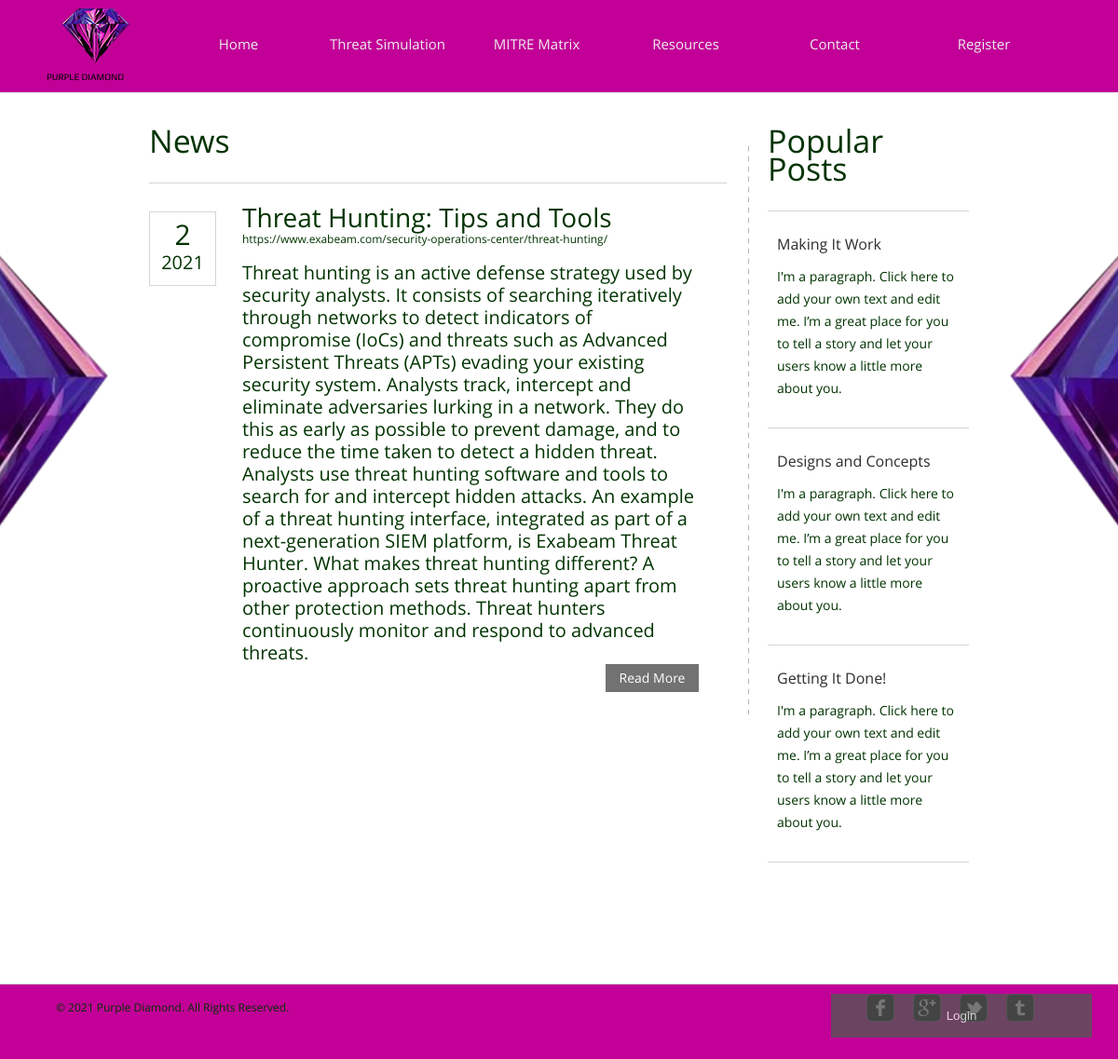
/temp/news, run on the app's committed database.
### temp/models.py (models this page shows, shortened)
class blog(models.Model):
    topic = models.CharField(max_length=1024)
    content = models.TextField()
    reference = models.CharField(max_length=128)
    img = models.ImageField()
    month = models.IntegerField()
    year = models.IntegerField()
    totalread = models.IntegerField()

### temp/views.py (the view)
# urls.py: path("news", views.news, name="news"),
def news(request):
    flag = False
    if not request.user.is_authenticated:
        flag = True
    posts = blog.objects.all()
    return render(request, "temp/news.html", {
        "flag": flag,
        "posts": posts
    })

### temp/templates/temp/news.html
{% extends "temp/layout.html" %}
{% load static %}
{% block body %}
	<div id="contents">
		<div class="main">
			<h1>News</h1>
			<ul class="news">
				{% for post in posts %}
				<li>
					<div class="date">
						<p>
							<span>{{ post.month }}</span>
							{{ post.year }}
						</p>
					</div>
					<h2>{{ post.topic}}<span>{{ post.reference }}</span></h2>
					<p>
						{{ post.content }} <span><a href="{% url 'temp:post_detail' post.pk%}" class="more">Read More</a></span>
					</p>
				</li>
				{% endfor %}
			</ul>
		</div>
		<div class="sidebar">
			<h1>Popular Posts</h1>
			<ul class="posts">
				<li>
					<h4 class="title"><a href="{% url 'temp:post' %}">Making It Work</a></h4>
					<p>
						I'm a paragraph. Click here to add your own text and edit me. I’m a great place for you to tell a story and let your users know a little more about you.
					</p>
				</li>
				<li>
					<h4 class="title"><a href="{% url 'temp:post' %}">Designs and Concepts</a></h4>
					<p>
						I'm a paragraph. Click here to add your own text and edit me. I’m a great place for you to tell a story and let your users know a little more about you.
					</p>
				</li>
				<li>
					<h4 class="title"><a href="{% url 'temp:post' %}">Getting It Done!</a></h4>
					<p>
						I'm a paragraph. Click here to add your own text and edit me. I’m a great place for you to tell a story and let your users know a little more about you.
					</p>
				</li>
			</ul>
		</div>
	</div>
{% endblock %}

### temp/static/temp/style.css (style rules this page uses)
body { background: url("images/backdoubleside.png") no-repeat center center fixed; -webkit-background-size: cover; -moz-background-size: cover; -o-background-size: cover; background-size: cover; border-radius: 50%; font-family: 'OpenSans'; margin: 0; }
.clearfix:after, #contents:after { clear:both; content:""; display:block; height:1%; line-height:0; visibility:hidden; }
#contents { min-height: 510px; width: 880px; margin: 0 auto; padding: 54px 40px; }
h1 { color: #003300; font-size: 34px; font-weight: normal; line-height: 30px; margin: 0 0 30px; }
h2 { color: #003300; font-size: 28px; font-weight: normal; line-height: 24px; margin: 0 0 12px; }
p { color: #003300; font-size: 20px; line-height: 24px; margin: 0 0 30px; }
p a { color: #003300; }
.date { float: left; height: 78px; width: 70px; margin-right: 20px; border: 1px solid #d5d5d5; text-align: center; }
.date p { margin: 12px 0 0; }
.date p span { display: block; font-size: 30px; margin-bottom: 6px; }
.more { background-color: #727272; color: #fff; display: inline-block; font-size: 14px; line-height: 30px; width: 100px; text-align: center; text-decoration: none; }
.main { float: left; background: url("images/divider.png") repeat-y right top; min-height: 100px; width: 620px; padding-right: 24px; }
.main h1, .sidebar h1 { margin: 0 0 12px; position: relative; top: -18px; }
.main h2 span { display: block; font-size: 12px; }
.sidebar { float: left; min-height: 848px; width: 216px; margin-left: 20px; }
.sidebar ul, .news { list-style: none; margin: 0; padding: 0; }
.news li { border-top: 1px solid #d5d5d5; padding: 24px 30px 0 100px; position: relative; }
.news li .date { float: none; position: absolute; left: 0; top: 30px; }
.news li > p span, .post > span { display: block; text-align: right; }
.posts { border-top: 1px solid #d5d5d5; }
.posts li { border-bottom: 1px solid #d5d5d5; padding: 24px 10px 0; }
.posts li p { font-size: 14px; }
.posts li .title { font-size: 16px; font-weight: normal; margin: 0 0 12px; }
.posts li .title a { color: #2c2c2c; font-size: 16px; text-decoration: none; }

### data on the page
blog: month "2", year "2021", topic "Threat Hunting: Tips and Tools", reference "https://www.exabeam.com/security-operations-center/threat-hunting/", content "Threat hunting is an active defense strategy used by security analysts. It consists of searching iteratively through networks to detect indicators of compromise (IoCs) and threats such as Advanced Persistent Threats (APTs) evading your existing security system. Analysts track, intercept and eliminate adversaries lurking in a network. They do this as early as possible to prevent damage, and to reduce the time taken to detect a hidden threat. Analysts use threat hunting software and tools to search for and intercept hidden attacks. An example of a threat hunting interface, integrated as part of a next-generation SIEM platform, is Exabeam Threat Hunter. What makes threat hunting different? A…"
